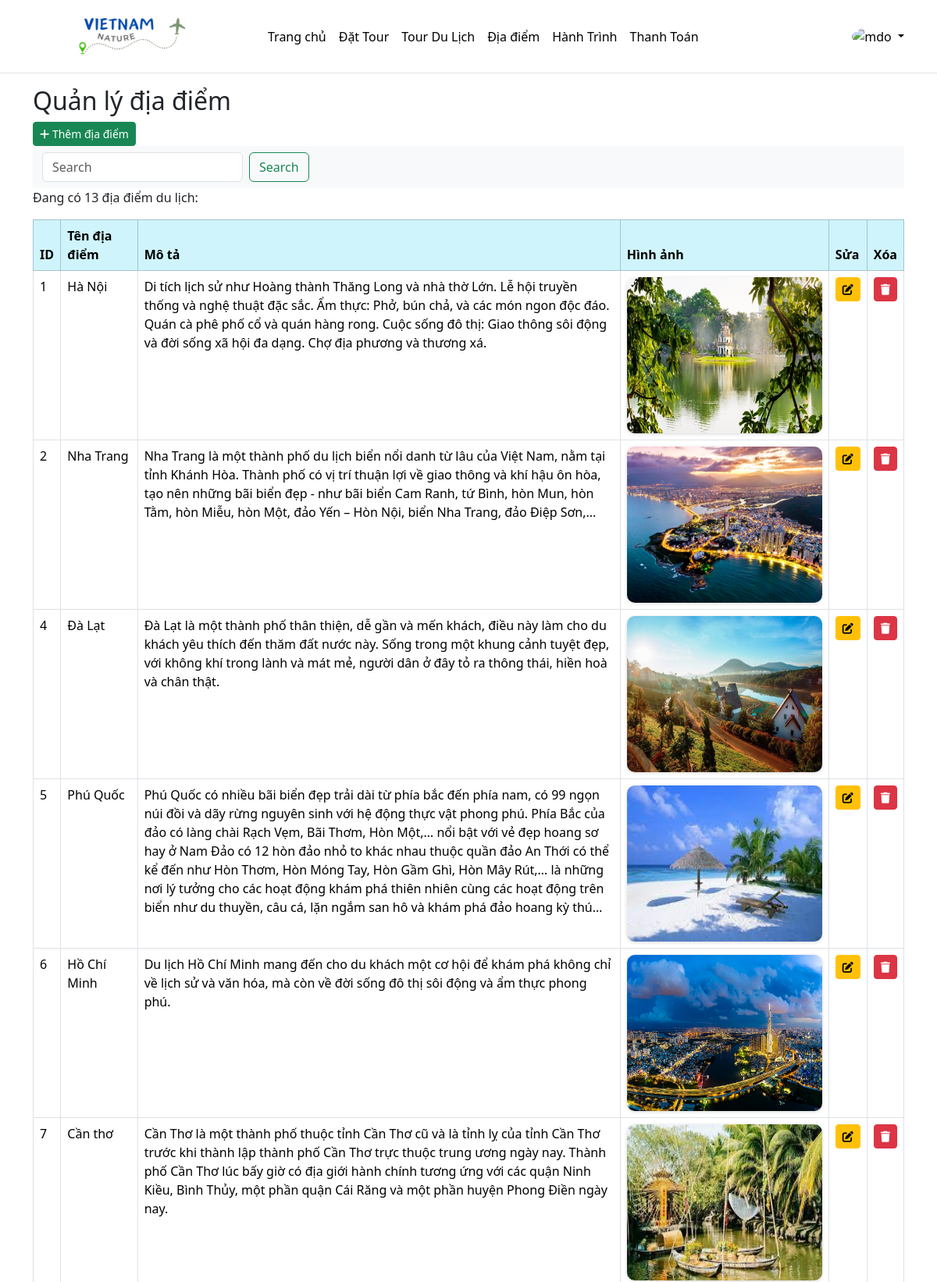
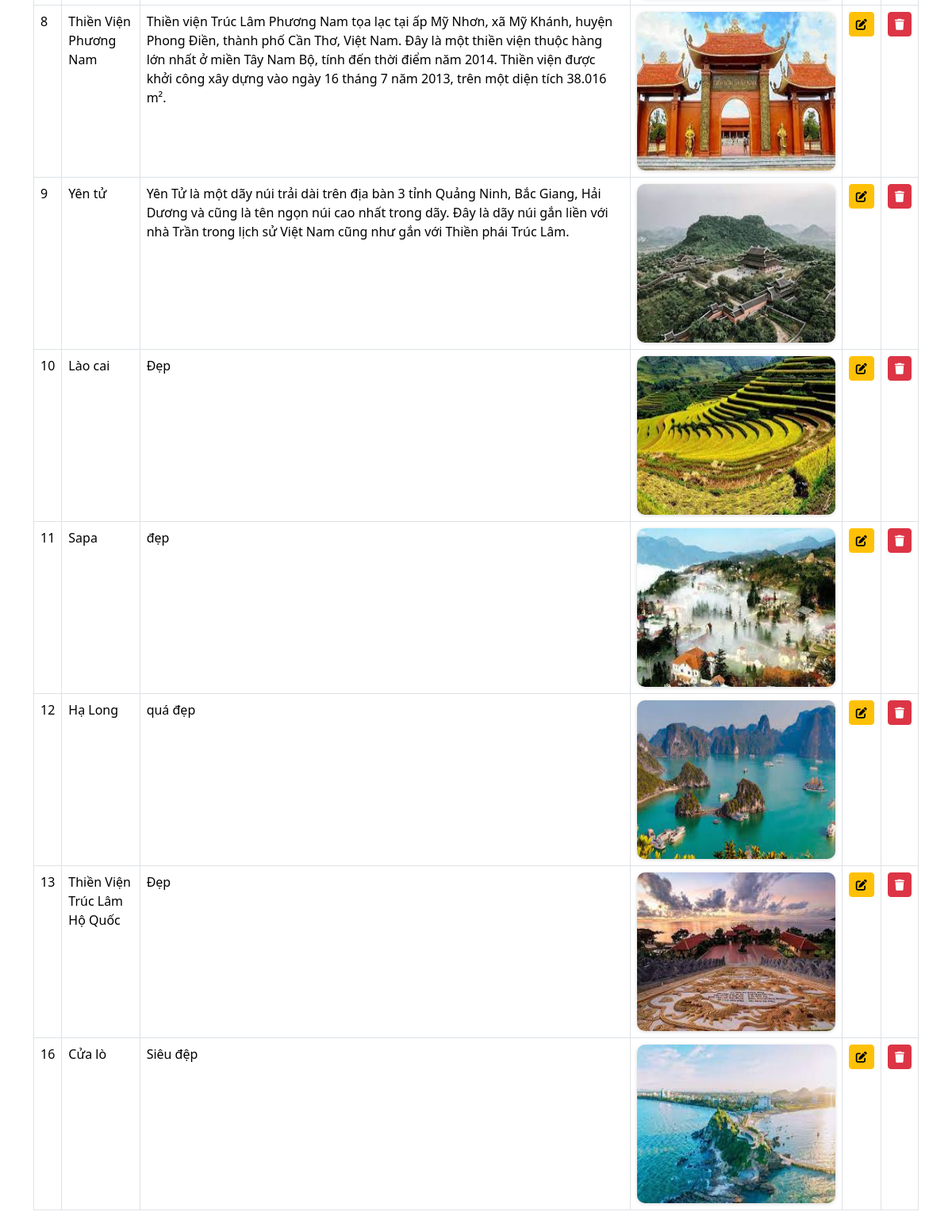
Screenshot of /?modules=diadiem&action=list (signed in) with the database file from the repository (2 pictures, top to bottom).
### tables this page shows
CREATE TABLE `tbdiadiem` (
  `madiadiem` int(6) NOT NULL,
  `tendiadiem` varchar(255) NOT NULL,
  `mota` text NOT NULL,
  `hinhanh` text NOT NULL
);

### includes/database.php (called while the page is built, shortened)
<?php
function query($sql, $data = [], $check = false)
{
    global $conn;
    $ketqua = false;
    try {
        $stmt = $conn->prepare($sql);
        if (!empty($data)) {
            $ketqua = $stmt->execute($data);
        } else {
            $ketqua = $stmt->execute();
        }
    } catch (Exception $exception) {
        echo $exception->getMessage();
        die();
    }
    if ($check) {
        return $stmt;
    }
    return $ketqua;
}
function getRaw($sql)
{
    $kq = query($sql, '', true);
    if (is_object($kq)) {
        $dataFetch = $kq->fetchAll(PDO::FETCH_ASSOC);
    }
    return $dataFetch;
}
function getRows($sql)
{
    $kq = query($sql, '', true);
    if (!empty($kq)) {
        return $kq->rowCount();
    }
}

### modules/diadiem/list.php (the view, shortened to what this page needs)
<?php
$data = [
    'pageTitle' => 'Danh sách người dùng'
];
layouts('header', $data);
$listUsers = getRaw("SELECT * FROM tbdiadiem ");
?>
<div class="container">
    <h2>Quản lý địa điểm</h2>
    <a href="?modules=diadiem&action=add" class="btn btn-success btn-sm"><i class="fa-solid fa-plus"></i> Thêm địa
        điểm</a>
    <nav class="navbar bg-body-tertiary">
        <div class="container-fluid">
            <form class="d-flex" role="search" action="?modules=diadiem&action=search" method="post">
                <input class="form-control me-2" type="search" name="search" placeholder="Search" aria-label="Search">
                <button class="btn btn-outline-success" type="submit">Search</button>
            </form>
        </div>
    </nav>
    <?php
    $kq = getRows("SELECT * FROM tbdiadiem");
    echo "Đang có $kq địa điểm du lịch:";
    ?>
    <table class="table table-bordered table-hover mt-3">
        <thead class="table-info">
            <th>ID</th>
            <th>Tên địa điểm</th>
            <th>Mô tả</th>
            <th>Hình ảnh</th>
            <th with=5%>Sửa</th>
            <th with=5%>Xóa</th>
        </thead>
        <tbody>
            <?php if (!empty($listUsers)) : ?>
            <?php foreach ($listUsers as $item) : ?>
            <tr>
                <td><?php echo $item['madiadiem'] ?></td>
                <td><?php echo $item['tendiadiem'] ?></td>
                <td><?php echo $item['mota'] ?></td>
                <td>
                    <img style="border-radius: 10px;box-shadow: rgba(0, 0, 0, 0.16) 0px 1px 4px;" height="200"
                        width="250" src="<?php echo _WEB_HOST_TEMPLATES; ?>/anh/<?php echo $item['hinhanh']; ?>">
                </td>
                <td><a href="<?php echo _WEB_HOST ?>?modules=diadiem&action=edit&madiadiem=<?php echo $item['madiadiem'] ?>"
                        class="btn btn-warning btn-sm"><i class="fa-solid fa-pen-to-square"></i></a></td>
                <td><a href="<?php echo _WEB_HOST ?>?modules=diadiem&action=delete&madiadiem=<?php echo $item['madiadiem'] ?>"
                        onclick=" return confirm('Bạn có chắc muốn xóa?')" class="btn btn-danger btn-sm"><i
                            class="fa-solid fa-trash"></i></a>
            </tr>
            <?php endforeach; ?>
            <?php endif; ?>
        </tbody>
    </table>
</div>

### index.php (shortened to what this page needs)
<?php
require_once './includes/connectDB.php';
require_once './includes/functions.php';
require_once './includes/database.php';
$modules = _MODULE;
$action = _ACTION;
if (!empty($_GET['modules'])) {
    if (is_string($_GET['modules'])) {
        $modules = trim($_GET['modules']);
    }
}
if (!empty($_GET['action'])) {
    if (is_string($_GET['action'])) {
        $action = trim($_GET['action']);
    }
}
$path = 'modules/' . $modules . '/' . $action . '.php';
if (file_exists($path)) {
    require_once($path);
} else {
    require_once 'modules/error/404.php';
}

### includes/functions.php (shortened to what this page needs)
<?php
function layouts($layoutName = 'header', $data = [])
{
    if (file_exists(_WEB_PATH_TEMPLATES . '/layout/' . $layoutName . '.php')) {
        require_once(_WEB_PATH_TEMPLATES . '/layout/' . $layoutName . '.php');
    }
}

### templates/layout/header.php (shortened to what this page needs)
<!DOCTYPE html>
<html lang="en">
<head>
    <link rel="stylesheet" href="<?php echo _WEB_HOST_TEMPLATES; ?>/css/bootstrap.css">
    <link rel="stylesheet" href="<?php echo _WEB_HOST_TEMPLATES; ?>/css/style.css?ver=<?php echo rand() ?>">
    <link rel="stylesheet" href="https://cdnjs.cloudflare.com/ajax/libs/font-awesome/6.5.1/css/all.min.css">
</head>
<body>
    <header class="p-3 mb-3 border-bottom">
        <div class="container">
            <div class="d-flex flex-wrap align-items-center justify-content-center justify-content-lg-start">
                <a href="?modules=home&action=dashboard"
                    class="d-flex align-items-center mb-2 mb-lg-0 link-body-emphasis text-decoration-none">
                    <svg class="bi me-2" width="40" height="32" role="img" aria-label="Bootstrap">
                        <img class="img-fluid" src="<?php echo _WEB_HOST_TEMPLATES; ?>/image/logo2.png" alt="">
                        </use>
                    </svg>
                </a>
                <ul class="offset-1 nav col-12 col-lg-auto me-lg-auto mb-2 justify-content-center mb-md-0">
                    <li><a href="?modules=home&action=dashboard" class="nav-link px-2 link-body-emphasis">Trang chủ</a>
                    </li>
                    <li><a href="?modules=dattour&action=list" class="nav-link px-2 link-body-emphasis">Đặt Tour</a>
                    </li>
                    <li><a href="?modules=tourdulich&action=list" class="nav-link px-2 link-body-emphasis">Tour Du
                            Lịch</a></li>
                    <li><a href="?modules=diadiem&action=list" class="nav-link px-2 link-body-emphasis">Địa điểm</a>
                    </li>
                    <li><a href="?modules=hanhtrinh&action=list" class="nav-link px-2 link-body-emphasis">Hành Trình</a>
                    </li>
                    <li><a href="?modules=thanhtoan&action=list" class="nav-link px-2 link-body-emphasis">Thanh Toán</a>
                    </li>
                </ul>
                <div class="dropdown text-end">
                    <a href="#" class="d-block link-body-emphasis text-decoration-none dropdown-toggle"
                        data-bs-toggle="dropdown" aria-expanded="false">
                        <img src="https://github.com/mdo.png" alt="mdo" width="32" height="32" class="rounded-circle">
                    </a>
                </div>
            </div>
        </div>
    </header>
</body>
</html>

### rows the page displays
tbdiadiem: madiadiem "1", tendiadiem "Hà Nội", mota "Di tích lịch sử như Hoàng thành Thăng Long và nhà thờ Lớn. Lễ hội truyền thống và nghệ thuật đặc sắc. Ẩm thực: Phở, bún chả, và các món ngon độc đáo. Quán cà phê phố cổ và quán hàng rong. Cuộc sống đô thị: Giao thông sôi động và đời sống xã hội đa dạng. Chợ địa phương và thương xá.", hinhanh (picture)
tbdiadiem: madiadiem "2", tendiadiem "Nha Trang", mota "Nha Trang là một thành phố du lịch biển nổi danh từ lâu của Việt Nam, nằm tại tỉnh Khánh Hòa. Thành phố có vị trí thuận lợi về giao thông và khí hậu ôn hòa, tạo nên những bãi biển đẹp - như bãi biển Cam Ranh, tứ Bình, hòn Mun, hòn Tằm, hòn Miễu, hòn Một, đảo Yến – Hòn Nội, biển Nha Trang, đảo Điệp Sơn,...", hinhanh (picture)
tbdiadiem: madiadiem "4", tendiadiem "Đà Lạt", mota "Đà Lạt là một thành phố thân thiện, dễ gần và mến khách, điều này làm cho du khách yêu thích đến thăm đất nước này. Sống trong một khung cảnh tuyệt đẹp, với không khí trong lành và mát mẻ, người dân ở đây tỏ ra thông thái, hiền hoà và chân thật.", hinhanh (picture)
tbdiadiem: madiadiem "5", tendiadiem "Phú Quốc", mota "Phú Quốc có nhiều bãi biển đẹp trải dài từ phía bắc đến phía nam, có 99 ngọn núi đồi và dãy rừng nguyên sinh với hệ động thực vật phong phú. Phía Bắc của đảo có làng chài Rạch Vẹm, Bãi Thơm, Hòn Một,… nổi bật với vẻ đẹp hoang sơ hay ở Nam Đảo có 12 hòn đảo nhỏ to khác nhau thuộc quần đảo An Thới có thể kể đến như Hòn Thơm, Hòn Móng Tay, Hòn Gầm Ghì, Hòn Mây Rút,… là những nơi lý tưởng cho các hoạt động khám phá thiên nhiên cùng các hoạt động trên biển như du thuyền, câu cá, lặn ngắm san hô và khám phá đảo hoang kỳ thú…", hinhanh (picture)
tbdiadiem: madiadiem "6", tendiadiem "Hồ Chí Minh", mota "Du lịch Hồ Chí Minh mang đến cho du khách một cơ hội để khám phá không chỉ về lịch sử và văn hóa, mà còn về đời sống đô thị sôi động và ẩm thực phong phú.", hinhanh (picture)
tbdiadiem: madiadiem "7", tendiadiem "Cần thơ", mota "Cần Thơ là một thành phố thuộc tỉnh Cần Thơ cũ và là tỉnh lỵ của tỉnh Cần Thơ trước khi thành lập thành phố Cần Thơ trực thuộc trung ương ngày nay. Thành phố Cần Thơ lúc bấy giờ có địa giới hành chính tương ứng với các quận Ninh Kiều, Bình Thủy, một phần quận Cái Răng và một phần huyện Phong Điền ngày nay.", hinhanh (picture)
tbdiadiem: madiadiem "8", tendiadiem "Thiền Viện Phương Nam", mota "Thiền viện Trúc Lâm Phương Nam tọa lạc tại ấp Mỹ Nhơn, xã Mỹ Khánh, huyện Phong Điền, thành phố Cần Thơ, Việt Nam. Đây là một thiền viện thuộc hàng lớn nhất ở miền Tây Nam Bộ, tính đến thời điểm năm 2014. Thiền viện được khởi công xây dựng vào ngày 16 tháng 7 năm 2013, trên một diện tích 38.016 m².", hinhanh (picture)
tbdiadiem: madiadiem "9", tendiadiem "Yên tử", mota "Yên Tử là một dãy núi trải dài trên địa bàn 3 tỉnh Quảng Ninh, Bắc Giang, Hải Dương và cũng là tên ngọn núi cao nhất trong dãy. Đây là dãy núi gắn liền với nhà Trần trong lịch sử Việt Nam cũng như gắn với Thiền phái Trúc Lâm.", hinhanh (picture)
tbdiadiem: madiadiem "10", tendiadiem "Lào cai", mota "Đẹp", hinhanh (picture)
tbdiadiem: madiadiem "11", tendiadiem "Sapa", mota "đẹp", hinhanh (picture)
tbdiadiem: madiadiem "12", tendiadiem "Hạ Long", mota "quá đẹp", hinhanh (picture)
tbdiadiem: madiadiem "13", tendiadiem "Thiền Viện Trúc Lâm Hộ Quốc", mota "Đẹp", hinhanh (picture)
tbdiadiem: madiadiem "16", tendiadiem "Cửa lò", mota "Siêu đệp", hinhanh (picture)

### other values shown
$kq "13"
